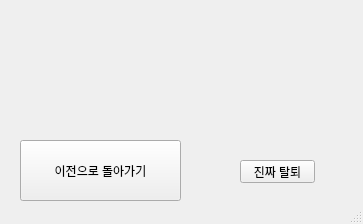
<?xml version="1.0" encoding="UTF-8"?>
<ui version="4.0">
 <class>MainWindow</class>
 <widget class="QMainWindow" name="MainWindow">
  <property name="geometry">
   <rect>
    <x>0</x>
    <y>0</y>
    <width>363</width>
    <height>224</height>
   </rect>
  </property>
  <property name="windowTitle">
   <string>ㅠㅠ</string>
  </property>
  <property name="windowIcon">
   <iconset>
    <normaloff>logo.png</normaloff>logo.png</iconset>
  </property>
  <widget class="QWidget" name="centralwidget">
   <widget class="QLabel" name="label_bye">
    <property name="geometry">
     <rect>
      <x>20</x>
      <y>10</y>
      <width>391</width>
      <height>111</height>
     </rect>
    </property>
    <property name="font">
     <font>
      <pointsize>14</pointsize>
     </font>
    </property>
    <property name="text">
     <string/>
    </property>
   </widget>
   <widget class="QPushButton" name="pushButton_huu">
    <property name="geometry">
     <rect>
      <x>20</x>
      <y>140</y>
      <width>161</width>
      <height>61</height>
     </rect>
    </property>
    <property name="text">
     <string>이전으로 돌아가기</string>
    </property>
   </widget>
   <widget class="QPushButton" name="pushButton_TT">
    <property name="geometry">
     <rect>
      <x>240</x>
      <y>160</y>
      <width>75</width>
      <height>23</height>
     </rect>
    </property>
    <property name="text">
     <string>진짜 탈퇴</string>
    </property>
   </widget>
  </widget>
  <widget class="QStatusBar" name="statusbar"/>
 </widget>
 <resources/>
 <connections/>
</ui>
